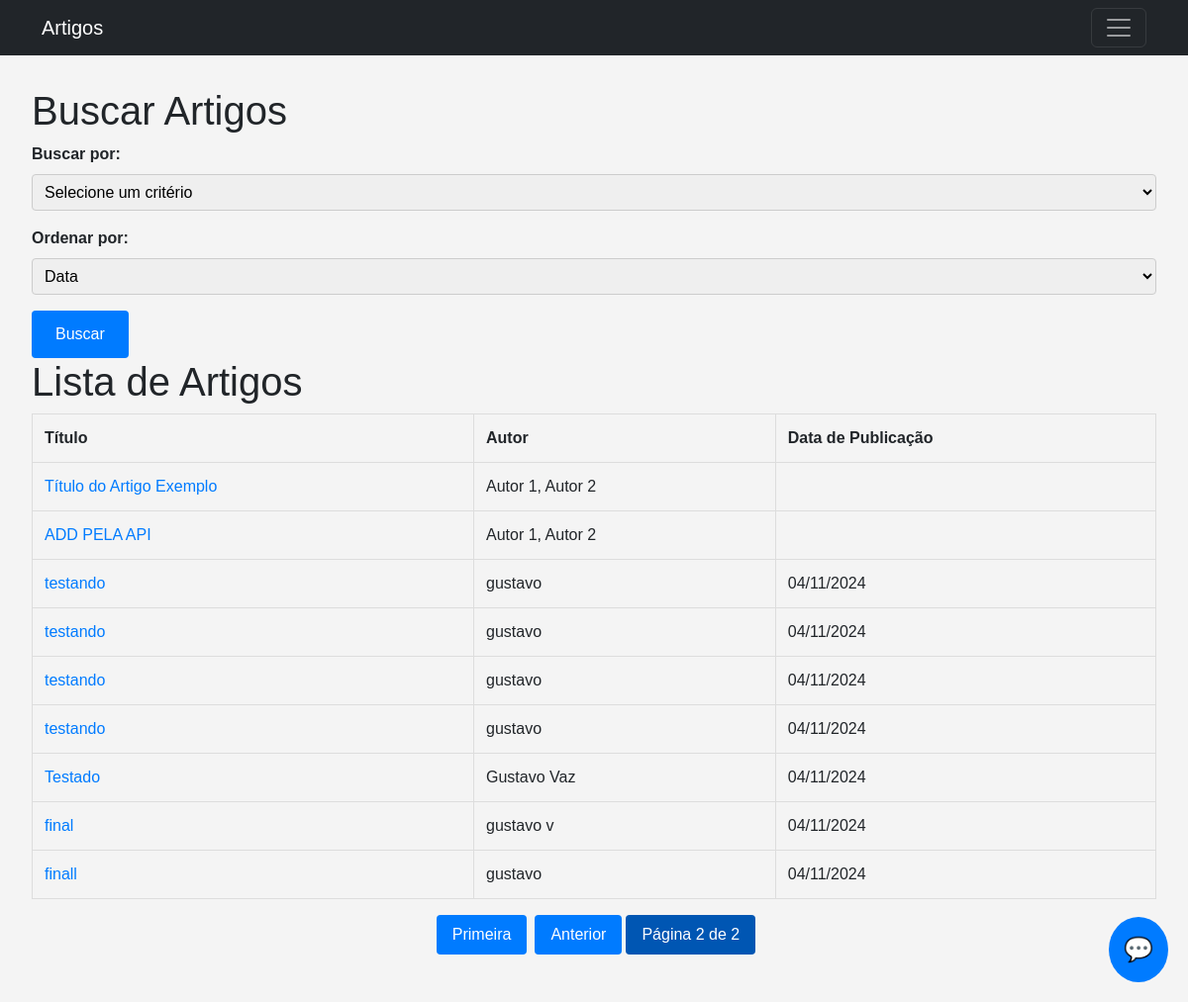
The app's page /artigo/lista_artigos/?&ordenar_por=data&pagina=2 (signed in), older data.
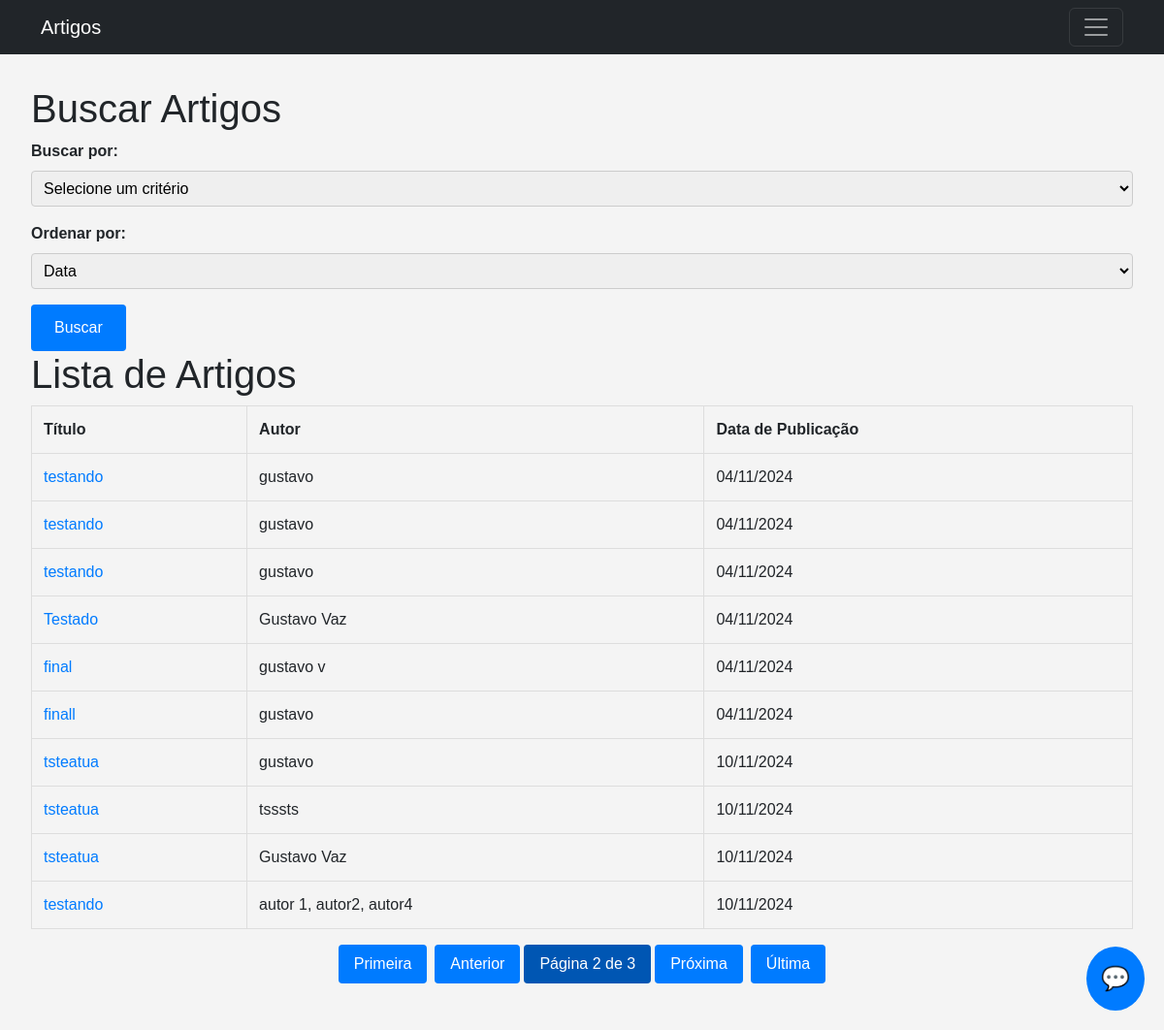
The same page, newer data.
### artigo/models.py (models this page shows)
class Artigo(models.Model):
    titulo = models.CharField(max_length=255)
    autores = models.CharField(max_length=255)
    resumo = models.CharField(max_length=255)
    abstract = models.TextField()
    palavras_chave = models.TextField()
    data = models.DateField(blank=True, null=True)
    revista = models.CharField(max_length=255)
    arquivo = models.FileField(upload_to='arquivos/', null=True, blank=True)
    ultima_modificacao = models.DateTimeField(auto_now=True)
    autor = models.ForeignKey(User, on_delete=models.CASCADE, default=1)

### artigo/views.py (the view)
# urls.py: path('lista_artigos/', views.lista_artigos, name='lista_artigos'),
@login_required
def lista_artigos(request):
    filtros = {
        'titulo': request.GET.get('titulo', ''),
        'autor': request.GET.get('autor', ''),
        'revista': request.GET.get('revista', ''),
        'palavra_chave': request.GET.get('palavra_chave', ''),
        'data': request.GET.get('data', ''),
        'resumo': request.GET.get('resumo', '')
    }
    ordenar_por = request.GET.get('ordenar_por', 'data')
    pagina = request.GET.get('pagina', 1)
    artigos = Artigo.objects.all()
    if filtros['titulo']:
        artigos = artigos.filter(titulo__icontains=filtros['titulo'])
    if filtros['autor']:
        artigos = artigos.filter(autores__icontains=filtros['autor'])
    if filtros['revista']:
        artigos = artigos.filter(revista__icontains=filtros['revista'])
    if filtros['palavra_chave']:
        artigos = artigos.filter(palavras_chave__icontains=filtros['palavra_chave'])
    if filtros['data']:
        artigos = artigos.filter(data=filtros['data'])
    if filtros['resumo']:
        artigos = artigos.filter(resumo__icontains=filtros['resumo'])
    artigos = artigos.order_by(ordenar_por)
    paginator = Paginator(artigos, 10)  # 10 artigos por página
    artigos_paginados = paginator.get_page(pagina)
    return render(request, 'lista_artigos.html', {
        'artigos': artigos_paginados,
        'filtros': filtros,
        'ordenar_por': ordenar_por
    })

### artigo/templates/lista_artigos.html (shortened to what this page needs)
{% extends 'menu.html' %}
{% block content %}
<main>
<section id="busca_artigos">
    <h1>Buscar Artigos</h1>
    <form method="get" action="{% url 'busca_artigos' %}">
        <label for="criterio">Buscar por:</label>
        <select name="criterio" id="criterio" onchange="mostrarCampo()">
            <option value="">Selecione um critério</option>
        </select>
        <label for="ordenar_por">Ordenar por:</label>
        <select name="ordenar_por" id="ordenar_por">
            <option value="data" {% if ordenar_por == 'data' %}selected{% endif %}>Data</option>
        </select>
        <button type="submit">Buscar</button>
    </form>
</section>
<section id="lista_artigos">
    <h1>Lista de Artigos</h1>
    <table>
        <thead>
            <tr>
                <th>Título</th>
                <th>Autor</th>
                <th>Data de Publicação</th>
            </tr>
        </thead>
        <tbody>
            {% for artigo in artigos %}
                <tr>
                    <td><a href="{% url 'detalhes_artigo' artigo.id %}">{{ artigo.titulo }}</a></td>
                    <td>{{ artigo.autores }}</td>
                    <td>{{ artigo.data|date:"d/m/Y" }}</td>
                </tr>
            {% empty %}
                <tr>
                    <td colspan="3">Nenhum artigo encontrado.</td>
                </tr>
            {% endfor %}
        </tbody>
    </table>
    <div class="pagination">
        {% if artigos.has_previous %}
            <a href="?{% if filtros.criterio %}criterio={{ filtros.criterio }}{% endif %}&ordenar_por={{ ordenar_por }}&pagina=1">Primeira</a>
            <a href="?{% if filtros.criterio %}criterio={{ filtros.criterio }}{% endif %}&ordenar_por={{ ordenar_por }}&pagina={{ artigos.previous_page_number }}">Anterior</a>
        {% endif %}
        <span class="current">Página {{ artigos.number }} de {{ artigos.paginator.num_pages }}</span>
        {% if artigos.has_next %}
            <a href="?{% if filtros.criterio %}criterio={{ filtros.criterio }}{% endif %}&ordenar_por={{ ordenar_por }}&pagina={{ artigos.next_page_number }}">Próxima</a>
            <a href="?{% if filtros.criterio %}criterio={{ filtros.criterio }}{% endif %}&ordenar_por={{ ordenar_por }}&pagina={{ artigos.paginator.num_pages }}">Última</a>
        {% endif %}
    </div>
</section>
</main>
{% endblock %}

Row changes from the older to the newer data that the page shows:
no longer on this page (row edited): Artigo: titulo "Título do Artigo Exemplo", autores "Autor 1, Autor 2"
no longer on this page (row unchanged): Artigo: titulo "ADD PELA API", autores "Autor 1, Autor 2"
no longer on this page (row unchanged): Artigo: titulo "testando", autores "gustavo", data "04/11/2024"
added Artigo: titulo "tsteatua", autores "gustavo", data "10/11/2024"
added Artigo: titulo "tsteatua", autores "tsssts", data "10/11/2024"
added Artigo: titulo "tsteatua", autores "Gustavo Vaz", data "10/11/2024"
added Artigo: titulo "testando", autores "autor 1, autor2, autor4", data "10/11/2024"
Text that changed along with them:
{{ artigos.paginator.num_pages }}: "2" → "3"
text now shown: "Próxima Última"
